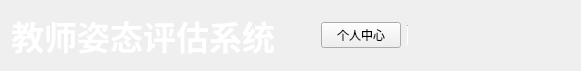
     <widget class="QWidget" name="widget" native="true">
      <property name="maximumSize">
       <size>
        <width>16777215</width>
        <height>60</height>
       </size>
      </property>
      <layout class="QHBoxLayout" name="horizontalLayout">
       <item>
        <widget class="QLabel" name="label">
         <property name="font">
          <font>
           <family>宋体</family>
           <pointsize>25</pointsize>
           <bold>true</bold>
          </font>
         </property>
         <property name="styleSheet">
          <string notr="true">color:rgb(255, 255, 255)</string>
         </property>
         <property name="text">
          <string>教师姿态评估系统</string>
         </property>
        </widget>
       </item>
       <item>
        <spacer name="horizontalSpacer">
         <property name="orientation">
          <enum>Qt::Horizontal</enum>
         </property>
         <property name="sizeHint" stdset="0">
          <size>
           <width>40</width>
           <height>20</height>
          </size>
         </property>
        </spacer>
       </item>
       <item>
        <widget class="QPushButton" name="pushButton_5">
         <property name="styleSheet">
          <string notr="true">#pushButton_5:hover{
	color: rgb(87, 255, 61);
	padding-bottom:5px;
}</string>
         </property>
         <property name="text">
          <string>个人中心</string>
         </property>
        </widget>
       </item>
       <item>
        <widget class="Line" name="line">
         <property name="maximumSize">
          <size>
           <width>1</width>
           <height>20</height>
          </size>
         </property>
         <property name="font">
          <font>
           <pointsize>9</pointsize>
           <bold>false</bold>
          </font>
         </property>
         <property name="styleSheet">
          <string notr="true">background-color: rgb(255, 255, 255);
color: rgb(255, 255, 255);</string>
         </property>
         <property name="orientation">
          <enum>Qt::Vertical</enum>
         </property>
        </widget>
       </item>
       <item>
        <widget class="QPushButton" name="pushButton_3">
         <property name="maximumSize">
          <size>
           <width>16777215</width>
           <height>30</height>
          </size>
         </property>
         <property name="styleSheet">
          <string notr="true">#pushButton_3{
	border:None;
	margin-left: 10px;
}
#pushButton_3:hover{
	padding-bottom:5px;
	
	color: rgb(87, 255, 61);
}</string>
         </property>
         <property name="text">
          <string/>
         </property>
         <property name="icon">
          <iconset resource="../resourses/resources.qrc">
           <normaloff>:/icons/icons/main_最小化.png</normaloff>:/icons/icons/main_最小化.png</iconset>
         </property>
         <property name="iconSize">
          <size>
           <width>15</width>
           <height>15</height>
          </size>
         </property>
        </widget>
       </item>
       <item>
        <widget class="QPushButton" name="pushButton_2">
         <property name="maximumSize">
          <size>
           <width>16777215</width>
           <height>30</height>
          </size>
         </property>
         <property name="styleSheet">
          <string notr="true">#pushButton_2{
	border:None;
}
#pushButton_2:hover{
	padding-bottom:5px;
	color: rgb(87, 255, 61);
}</string>
         </property>
         <property name="text">
          <string/>
         </property>
         <property name="icon">
          <iconset resource="../resourses/resources.qrc">
           <normaloff>:/icons/icons/main_最大化.png</normaloff>:/icons/icons/main_最大化.png</iconset>
         </property>
         <property name="iconSize">
          <size>
           <width>15</width>
           <height>15</height>
          </size>
         </property>
        </widget>
       </item>
       <item>
        <widget class="QPushButton" name="pushButton_4">
         <property name="maximumSize">
          <size>
           <width>16777215</width>
           <height>30</height>
          </size>
         </property>
         <property name="styleSheet">
          <string notr="true">#pushButton_4{
	border:None;
}
#pushButton_4:hover{
	padding-bottom:5px;
	color: rgb(87, 255, 61);	
}</string>
         </property>
         <property name="text">
          <string/>
         </property>
         <property name="icon">
          <iconset resource="../resourses/resources.qrc">
           <normaloff>:/icons/icons/main_还原.png</normaloff>:/icons/icons/main_还原.png</iconset>
         </property>
         <property name="iconSize">
          <size>
           <width>15</width>
           <height>15</height>
          </size>
         </property>
         <property name="autoDefault">
          <bool>false</bool>
         </property>
        </widget>
       </item>
       <item>
        <widget class="QPushButton" name="pushButton">
         <property name="maximumSize">
          <size>
           <width>16777215</width>
           <height>30</height>
          </size>
         </property>
         <property name="styleSheet">
          <string notr="true">#pushButton{
	border:None;
}
#pushButton:hover{
	padding-bottom:5px;
	color: rgb(87, 255, 61);
}</string>
         </property>
         <property name="text">
          <string/>
         </property>
         <property name="icon">
          <iconset resource="../resourses/resources.qrc">
           <normaloff>:/icons/icons/main_关闭.png</normaloff>:/icons/icons/main_关闭.png</iconset>
         </property>
         <property name="iconSize">
          <size>
           <width>15</width>
           <height>15</height>
          </size>
         </property>
        </widget>
       </item>
      </layout>
     </widget>
